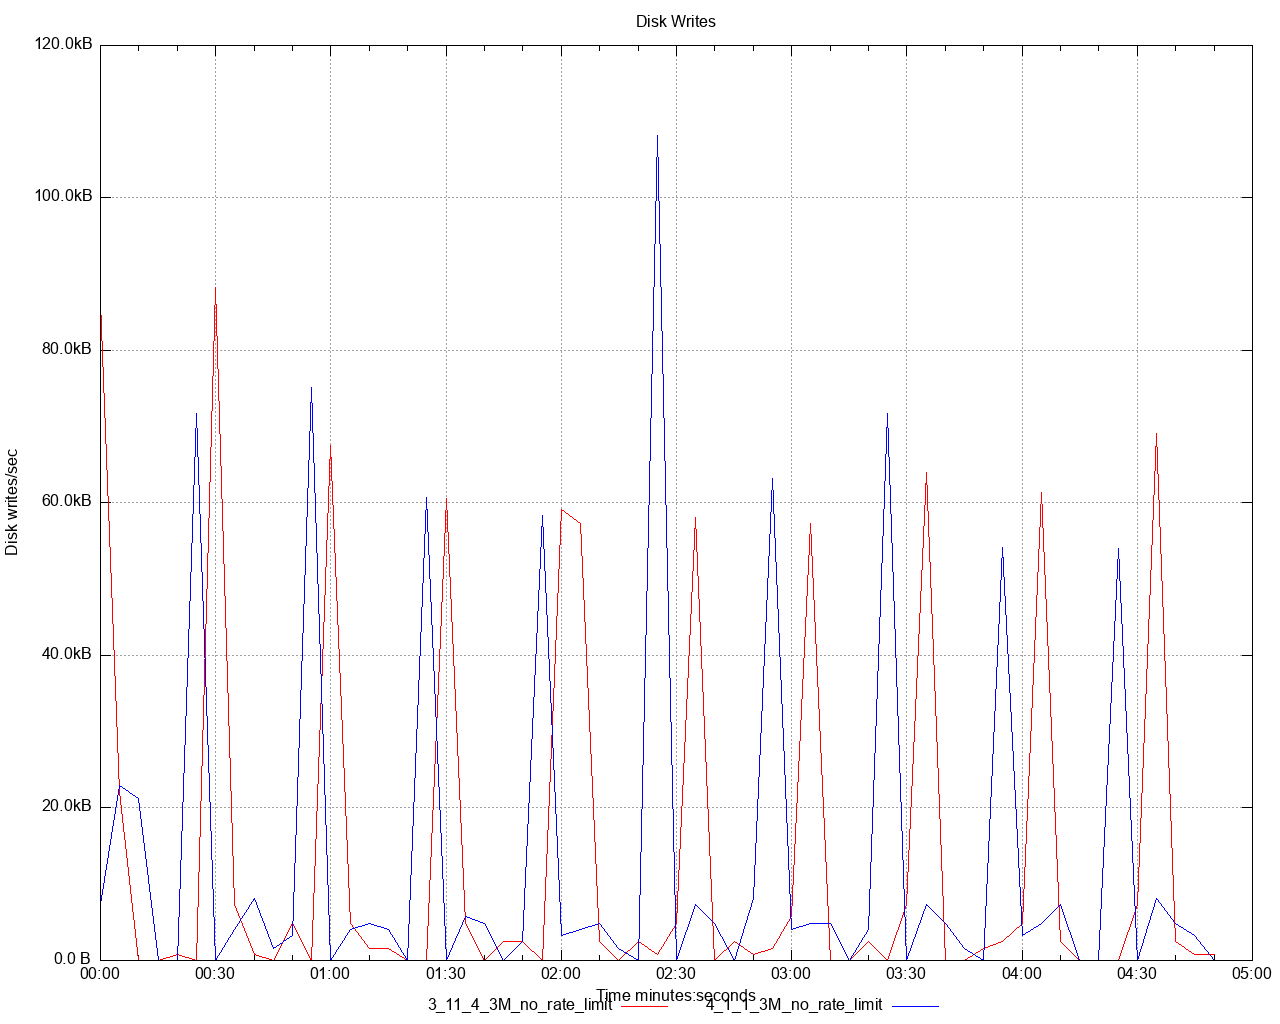

The gnuplot source for this figure:
set title 'Disk Writes' noenhanced
set style data lines
set datafile separator ","
set terminal png size 1280,1024
set grid
set key below
set xdata time
set timefmt "%s"
offset = 0
t0(x)=(offset=($0==0) ? x : offset, x - offset)
set xlabel 'Time minutes:seconds'
set ylabel 'Disk writes/sec'
set format y '%.1s%cB'
set output '/Users/ahmet.mircik/simulator/tests/report_3M_no_rate_limit/dstat/disk_write_A3.png'
plot \
   '/Users/ahmet.mircik/simulator/tests/report_3M_no_rate_limit/data/disk_write_A3_1.data' using (t0(timecolumn(1))):2 title "3_11_4_3M_no_rate_limit" noenhanced lt rgb "red", \
   '/Users/ahmet.mircik/simulator/tests/report_3M_no_rate_limit/data/disk_write_A3_2.data' using (t0(timecolumn(1))):2 title "4_1_1_3M_no_rate_limit" noenhanced lt rgb "blue", \
